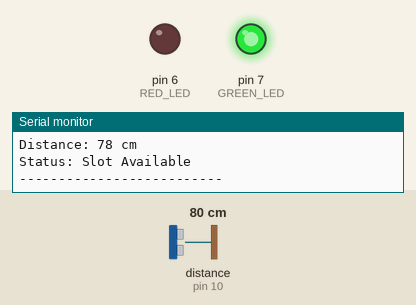
A sketch run on a simulated Arduino Uno, built with avr-gcc and run on an emulated ATmega328P. Shown: output pins drawn as LEDs (lit = HIGH), the last lines printed to the serial monitor. Wiring (inferred from the names in the program): ultrasonic range finder: trigger pin 9; echo pin 10. The test bench sets the inputs (shaded band); at power-on: distance to the obstacle (sensor on pin 10) 80 cm. The echo pulse lasts 58.3 µs per cm; pins used as bus, display or sensor lines are not drawn.

Above: at 1.8 s.
1.9 s: distance to the obstacle (sensor on pin 10) set to 12 cm
3.4 s: distance to the obstacle (sensor on pin 10) set to 9 cm
At 4.6 s:
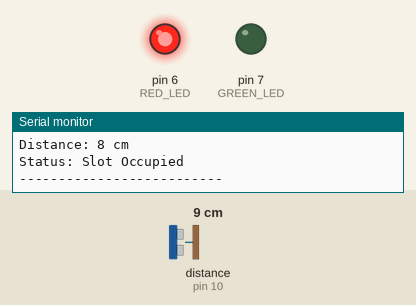
5.5 s: distance to the obstacle (sensor on pin 10) set to 18 cm
At 6.4 s:
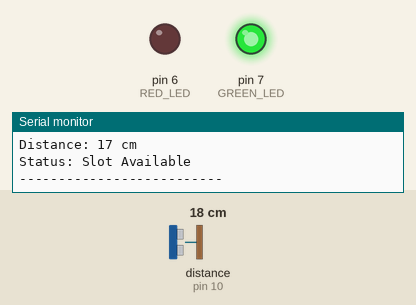
7.5 s: distance to the obstacle (sensor on pin 10) set to 2 cm
At 9.4 s:
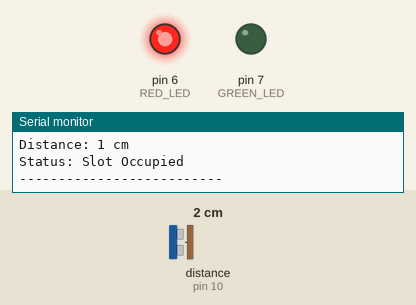
Timing chart, 0 to 10.5 s (numbered marks = the images above; inputs shaded):
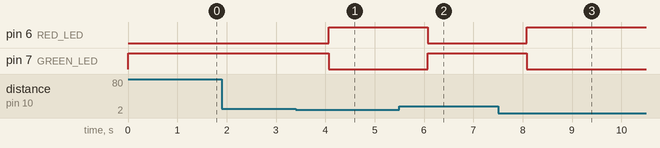

Measured:
- the behaviour switches between 11 and 10 cm on distance to the obstacle (sensor on pin 10) (found by bisection; images 0 and 1)
- after the input at 3.4 s, pin 6 (RED_LED): LOW → HIGH after 0.67 s; pin 7 (GREEN_LED): HIGH → LOW after 0.67 s
- after the input at 5.5 s, pin 6 (RED_LED): HIGH → LOW after 0.57 s; pin 7 (GREEN_LED): LOW → HIGH after 0.57 s
- after the input at 7.5 s, pin 6 (RED_LED): LOW → HIGH after 0.58 s; pin 7 (GREEN_LED): HIGH → LOW after 0.58 s

The sketch:

smart_parking.ino
```cpp
#define TRIG_PIN 9
#define ECHO_PIN 10
#define RED_LED 6
#define GREEN_LED 7

long duration;
int distance;

void setup() {
  pinMode(TRIG_PIN, OUTPUT);
  pinMode(ECHO_PIN, INPUT);
  pinMode(RED_LED, OUTPUT);
  pinMode(GREEN_LED, OUTPUT);

  Serial.begin(9600);
  Serial.println("Smart Car Parking System Initialized");
}

void loop() {
  // Send ultrasonic pulse
  digitalWrite(TRIG_PIN, LOW);
  delayMicroseconds(2);
  digitalWrite(TRIG_PIN, HIGH);
  delayMicroseconds(10);
  digitalWrite(TRIG_PIN, LOW);

  duration = pulseIn(ECHO_PIN, HIGH);

  distance = duration * 0.034 / 2;

  // Display distance on Serial Monitor
  Serial.print("Distance: ");
  Serial.print(distance);
  Serial.println(" cm");

  // Parking logic
  if (distance > 0 && distance < 10) {
    // Car detected
    digitalWrite(RED_LED, HIGH);
    digitalWrite(GREEN_LED, LOW);
    Serial.println("Status: Slot Occupied");
  } else {
    // Slot available
    digitalWrite(RED_LED, LOW);
    digitalWrite(GREEN_LED, HIGH);
    Serial.println("Status: Slot Available");
  }

  Serial.println("--------------------------");
  delay(1000);
}
```
